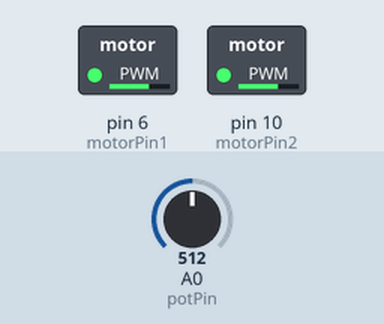
This sketch was run on a simulated Arduino Uno, built with avr-gcc and run on an emulated ATmega328P. Shown: switched loads named in the sketch (green lamp = pin HIGH). The test bench sets the inputs (shaded band); at power-on: A0 (potPin) = 512.

Above: at 2.8 s.
2.9 s: A0 (potPin) set to 716
At 5.2 s:
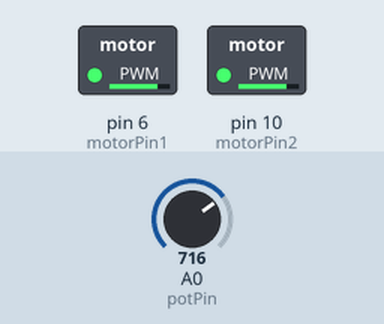
8.9 s: A0 (potPin) set to 122
At 11.0 s:
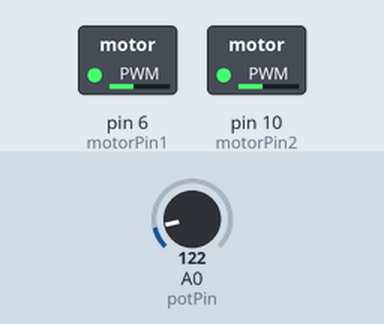
14.9 s: A0 (potPin) set to 511
At 16.8 s:
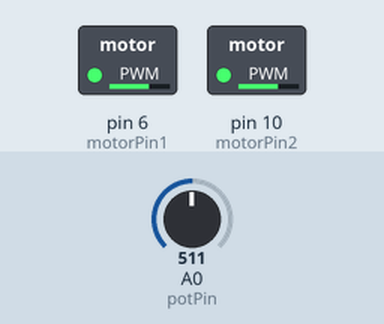
Timing chart, 0 to 18.3 s (numbered marks = the images above; inputs shaded):
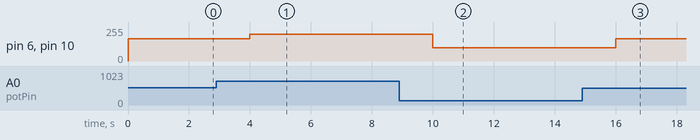

Measured:
- after the input at 2.9 s, pin 6 (motorPin1), pin 10 (motorPin2): 167/255 → 202/255 after 1.1 s
- after the input at 8.9 s, pin 6 (motorPin1), pin 10 (motorPin2): 202/255 → 100/255 after 1.1 s
- after the input at 14.9 s, pin 6 (motorPin1), pin 10 (motorPin2): 100/255 → 167/255 after 1.1 s

The sketch:

button_test.ino
```cpp
int motorPin1 = 6; // flywheel motors
int motorPin2 = 10;
int potPin = A0; // potentiometer for speed adjustment
int potVal;
int buttonPin = A1;
int speedVal; // scaled speed value for motor (potVal/4);

void setup() {
  Serial.begin(9600);
  pinMode(motorPin1, OUTPUT);
  pinMode(buttonPin, INPUT);
  pinMode(potPin, INPUT);
}

void loop() {
  potVal = analogRead(potPin);
  speedVal = map(potVal, 0, 1023, 80, 255); // you can adjust as appropriate for your setup
  analogWrite(motorPin1, speedVal);
  analogWrite(motorPin2, speedVal);
  delay(2000);
  digitalWrite(motorPin1, LOW);
  digitalWrite(motorPin2, LOW);
}
  
```
